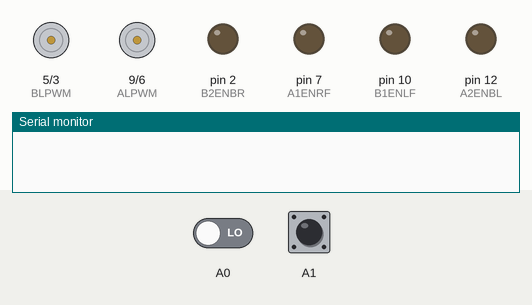
Recording of a sketch running on a simulated Arduino Uno, built with avr-gcc and run on an emulated ATmega328P. Parts: motor-driver pin pairs drawn as motors (green arrow = first pin HIGH = forward, orange = second pin HIGH = backward, longer = more drive), output pins drawn as LEDs (lit = HIGH), the last lines printed to the serial monitor. The test bench sets the inputs (shaded band); at power-on: A1 LOW, A0 LOW.

Above: at 1.2 s.
1.3 s: A1 pulsed HIGH 2 times (0.12 s each, 0.3 s apart)
At 2.6 s:
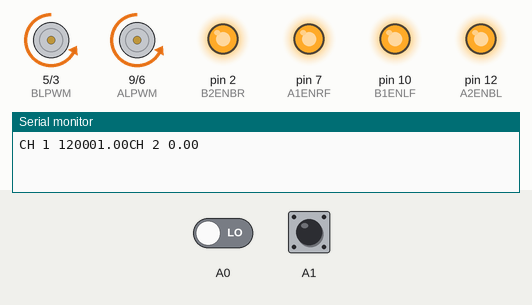
At 4.1 s:
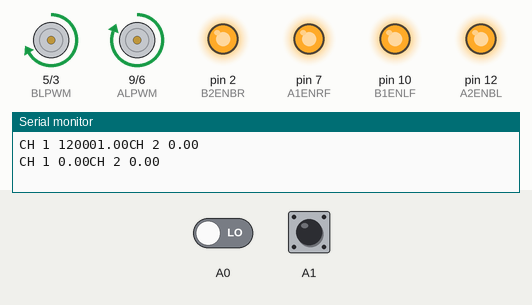
Timing chart, 0 to 5.6 s (numbered marks = the images above; inputs shaded):
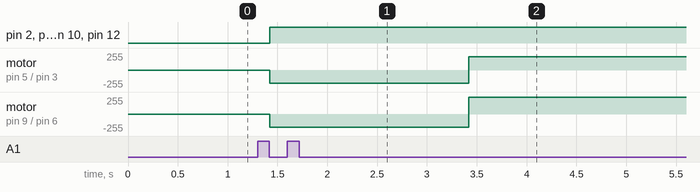

Measured:
- after the input at 1.3 s, pin 2 (B2ENBR), pin 7 (A1ENRF): LOW → HIGH after 0.12 s instead of 0.70 s

The sketch:

navigation_v2.ino
```cpp
double ch1=A0;
double ch2=A1;
int sp=0;
// left
#define ARPWM 6
#define ALPWM 9
#define A1ENRF 7
#define A2ENBL 12

// right
#define BRPWM 3
#define BLPWM 5
#define B1ENLF 10
#define B2ENBR 2

#define speed 200

void stop(){
    // LF + LB
  analogWrite(A1ENRF, 255);
  analogWrite(A2ENBL, 255);
  digitalWrite(ARPWM, LOW);
  analogWrite(ALPWM, LOW);

  // RF + RB
  analogWrite(B1ENLF, 255);
  analogWrite(B2ENBR, 255);
  digitalWrite(BRPWM, LOW);
  analogWrite(BLPWM, LOW);
}

void moveBackward(int spd){
  // LF + LB
  analogWrite(A1ENRF, 255);
  analogWrite(A2ENBL, 255);
  digitalWrite(ARPWM, LOW);
  analogWrite(ALPWM, spd);

  // RF + RB
  analogWrite(B1ENLF, 255);
  analogWrite(B2ENBR, 255);
  digitalWrite(BRPWM, LOW);
  analogWrite(BLPWM, spd);

}

void moveForward(int spd){
  // LF + LB
  analogWrite(A1ENRF, 255);
  analogWrite(A2ENBL, 255);
  digitalWrite(ALPWM, LOW);
  analogWrite(ARPWM, spd);

  // RF + RB
  analogWrite(B1ENLF, 255);
  analogWrite(B2ENBR, 255);
  digitalWrite(BLPWM, LOW);
  analogWrite(BRPWM, spd);

}


void turnleft(int spd){
   // LF + LB
  analogWrite(A1ENRF, 255);
  analogWrite(A2ENBL, 255);
  digitalWrite(ALPWM, LOW);
  analogWrite(ARPWM, spd);

  // RF + RB
  analogWrite(B1ENLF, 255);
  analogWrite(B2ENBR, 255);
  analogWrite(BLPWM, spd);
  digitalWrite(BRPWM, LOW);


}

void turnright(int spd){
   // LF + LB
  analogWrite(A1ENRF, 255);
  analogWrite(A2ENBL, 255);
  analogWrite(ALPWM, spd);
  digitalWrite(ARPWM, LOW);

  // RF + RB
  analogWrite(B1ENLF, 255);
  analogWrite(B2ENBR, 255);
  digitalWrite(BLPWM, LOW);
  analogWrite(BRPWM, spd);


}


void setup()
{
  Serial.begin(9600);

  pinMode(A0,INPUT);
  pinMode(A1,INPUT);

  pinMode(ARPWM, OUTPUT);
  pinMode(ALPWM, OUTPUT);
  pinMode(BRPWM, OUTPUT);
  pinMode(BLPWM, OUTPUT);
  pinMode(A1ENRF, OUTPUT);
  pinMode(A2ENBL, OUTPUT);
  pinMode(B1ENLF, OUTPUT);
  pinMode(B2ENBR, OUTPUT);


}

void loop()
{
ch2 = pulseIn(A0,HIGH);
ch1 = pulseIn(A1,HIGH);

Serial.print("CH 1 ");
Serial.print(ch1);

Serial.print("CH 2 ");
Serial.print(ch2);
Serial.println();

if(ch1 == 0 && ch2 == 0){
  stop();
}


if((ch1 > 1530)){
    sp = map(ch1, 1530, 1980, 100, 255);
   moveForward(sp);
}
else if(ch1 < 1230){
  if(ch1 < 1230 && ch1 > 1000){
       sp = 130;
  }
  else if(ch1 < 1000 && ch1 > 980){
     sp = 170;
  }
  moveBackward(sp);
}
else if(ch2 > 1530){
   sp = map(ch2, 1530, 1980, 150, 255);
  turnright(sp);
}
else if(ch2 < 1230){
  if(ch2 < 1230 && ch2 > 1000){
       sp = 150;
  }
  else if(ch2 < 1000 && ch2 > 980){
     sp = 200;
  }
  turnleft(sp);
}
else {
  stop();
}

}
```
